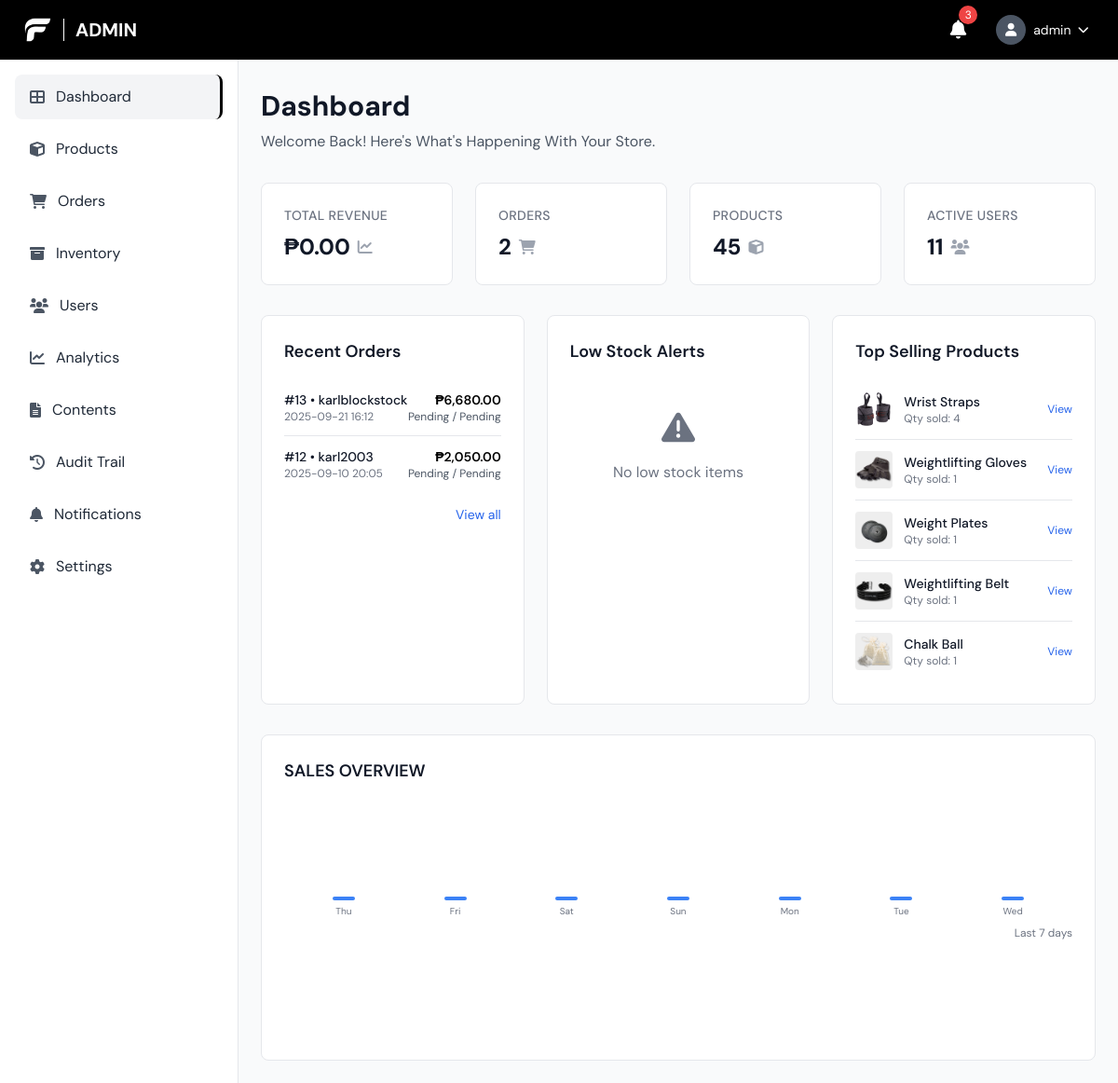
Page /admin/dashboard.php (signed in) on the earlier database version.
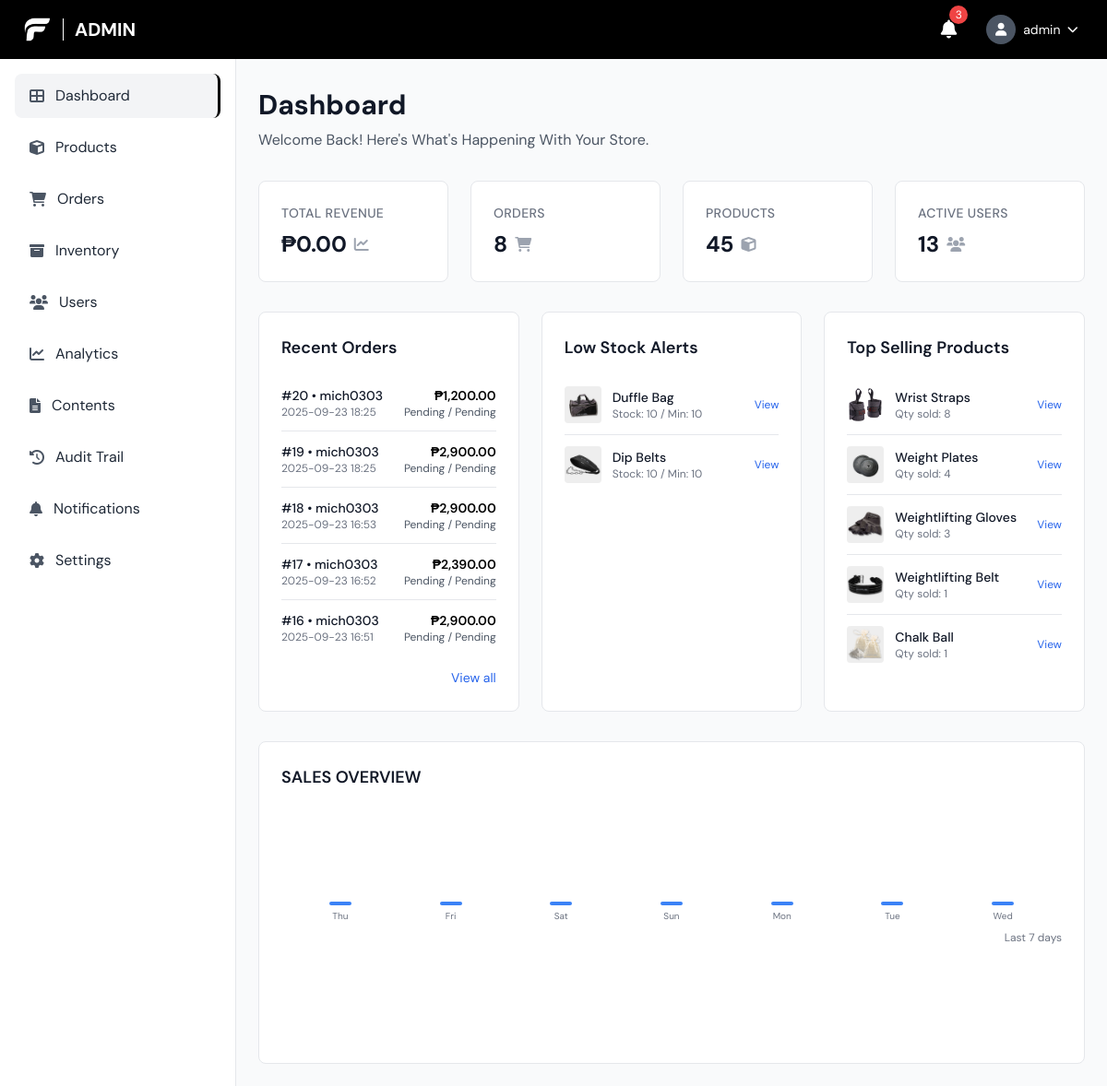
Same page on the later database version.
### tables this page shows
CREATE TABLE `orders` (
  `order_id` bigint(20) UNSIGNED NOT NULL,
  `custom_order_id` varchar(20) DEFAULT NULL,
  `user_id` bigint(20) UNSIGNED NOT NULL,
  `status` enum('pending','processing','shipped','delivered','cancelled','returned','refunded') NOT NULL DEFAULT 'pending',
  `payment_method` varchar(50) DEFAULT NULL,
  `payment_status` enum('pending','paid','refunded','failed') NOT NULL DEFAULT 'pending',
  `shipping_address` text DEFAULT NULL,
  `total_amount` decimal(10,2) NOT NULL DEFAULT 0.00,
  `estimated_delivery_date` date DEFAULT NULL,
  `return_reason` text DEFAULT NULL,
  `refund_amount` decimal(10,2) DEFAULT NULL,
  `stock_deducted` tinyint(1) NOT NULL DEFAULT 0,
  `created_at` timestamp NOT NULL DEFAULT current_timestamp(),
  `updated_at` timestamp NOT NULL DEFAULT current_timestamp() ON UPDATE current_timestamp()
);

CREATE TABLE `users` (
  `user_id` bigint(20) UNSIGNED NOT NULL,
  `username` varchar(100) NOT NULL,
  `email` varchar(150) NOT NULL,
  `phone` varchar(20) DEFAULT NULL,
  `date_of_birth` date DEFAULT NULL,
  `password_hash` varchar(255) DEFAULT NULL,
  `google_id` varchar(255) DEFAULT NULL,
  `role` enum('admin','manager','staff','customer') NOT NULL DEFAULT 'customer',
  `status` enum('active','inactive','suspended') NOT NULL DEFAULT 'active',
  `created_at` timestamp NOT NULL DEFAULT current_timestamp(),
  `updated_at` timestamp NOT NULL DEFAULT current_timestamp() ON UPDATE current_timestamp(),
  `last_login` timestamp NULL DEFAULT NULL,
  `first_name` varchar(100) DEFAULT NULL,
  `last_name` varchar(100) DEFAULT NULL,
  `profile_picture` varchar(255) DEFAULT NULL
);

CREATE TABLE `products` (
  `product_id` bigint(20) UNSIGNED NOT NULL,
  `name` varchar(150) NOT NULL,
  `description` text DEFAULT NULL,
  `price` decimal(10,2) NOT NULL,
  `category_id` bigint(20) UNSIGNED DEFAULT NULL,
  `subcategory_id` bigint(20) UNSIGNED DEFAULT NULL,
  `images` longtext DEFAULT NULL CHECK (json_valid(`images`)),
  `stock_quantity` int(11) NOT NULL DEFAULT 0,
  `status` enum('active','inactive') NOT NULL DEFAULT 'active',
  `is_popular` tinyint(1) NOT NULL DEFAULT 0,
  `is_best_seller` tinyint(1) NOT NULL DEFAULT 0,
  `sale_percentage` int(11) DEFAULT 0,
  `created_at` timestamp NOT NULL DEFAULT current_timestamp(),
  `updated_at` timestamp NOT NULL DEFAULT current_timestamp() ON UPDATE current_timestamp(),
  `min_stock_level` int(11) NOT NULL DEFAULT 10
);

### admin/dashboard.php (the view, shortened to what the changed rows need)
<?php
$pdo = getDBConnection();
$totalRevenue = (float)($pdo->query("SELECT COALESCE(SUM(total_amount),0) FROM orders WHERE payment_status='paid'")->fetchColumn() ?: 0);
$ordersCount = (int)($pdo->query("SELECT COUNT(*) FROM orders")->fetchColumn() ?: 0);
$activeUsersCount = (int)($pdo->query("SELECT COUNT(*) FROM users WHERE status='active'")->fetchColumn() ?: 0);
$recentOrdersStmt = $pdo->query("SELECT o.order_id, o.total_amount, o.status, o.payment_status, o.created_at, u.username
    FROM orders o JOIN users u ON u.user_id = o.user_id
    ORDER BY o.created_at DESC LIMIT 5");
$recentOrders = $recentOrdersStmt->fetchAll();
$lowStockStmt = $pdo->query("SELECT product_id, name, stock_quantity, min_stock_level, images FROM products WHERE stock_quantity <= min_stock_level AND status = 'active' ORDER BY stock_quantity ASC LIMIT 5");
$lowStockItems = $lowStockStmt->fetchAll();
$topSellingStmt = $pdo->query("SELECT p.product_id, p.name, p.images, SUM(oi.quantity) AS qty
    FROM order_items oi JOIN products p ON p.product_id = oi.product_id
    GROUP BY p.product_id, p.name, p.images
    ORDER BY qty DESC
    LIMIT 5");
$topSelling = $topSellingStmt->fetchAll();
$salesMap = [];
$days = [];
for ($i = 6; $i >= 0; $i--) {
	$day = date('Y-m-d', strtotime("-{$i} days"));
	$days[] = [
		'date' => $day,
		'amount' => $salesMap[$day] ?? 0.0
	];
}
?>
<!DOCTYPE html>
<html lang="en">
<head>
    <script src="https://cdn.tailwindcss.com"></script>
    <link href="https://cdnjs.cloudflare.com/ajax/libs/font-awesome/6.0.0/css/all.min.css" rel="stylesheet">
    <link rel="stylesheet" href="../css/style.css">
</head>
<body class="font-body bg-gray-50">
    <header class="bg-black text-white fixed top-0 left-0 right-0 z-50 h-16 flex items-center justify-between px-6">
        <div class="flex items-center space-x-3">
            <h1 class="text-xl font-bold uppercase">Admin</h1>
        </div>
    </header>
    <main class="ml-64 pt-16 pb-6 px-6 pt-24">
        <div class="mb-8">
            <h1 class="text-3xl font-bold text-gray-900 mb-2">Dashboard</h1>
        </div>
        <div class="grid grid-cols-1 md:grid-cols-2 lg:grid-cols-4 gap-6 mb-8">
            <div class="metric-card bg-white rounded-lg p-6">
                <div class="flex items-center justify-between">
                    <div>
                        <div class="flex items-center mt-2">
                            <span class="text-2xl font-bold text-gray-900"><?php echo $ordersCount; ?></span>
                            <i class="fas fa-shopping-cart text-gray-400 ml-2"></i>
                        </div>
                    </div>
                </div>
            </div>
            <div class="metric-card bg-white rounded-lg p-6">
                <div class="flex items-center justify-between">
                    <div>
                        <div class="flex items-center mt-2">
                            <span class="text-2xl font-bold text-gray-900"><?php echo $activeUsersCount; ?></span>
                            <i class="fas fa-users text-gray-400 ml-2"></i>
                        </div>
                    </div>
                </div>
            </div>
        </div>
        <div class="grid grid-cols-1 lg:grid-cols-3 gap-6 mb-8">
            <div class="bg-white rounded-lg border border-gray-200 p-6">
                <?php if (empty($recentOrders)): ?>
                <div class="text-center py-8 text-gray-500"><i class="fas fa-shopping-cart text-4xl mb-4"></i><p>No recent orders</p></div>
                <?php else: ?>
                <ul class="divide-y">
                    <?php foreach ($recentOrders as $ro): ?>
                    <li class="py-3 flex items-center justify-between">
                        <div>
                            <div class="text-sm font-medium text-gray-900">#<?php echo (int)$ro['order_id']; ?> • <?php echo htmlspecialchars($ro['username']); ?></div>
                            <div class="text-xs text-gray-500"><?php echo htmlspecialchars(date('Y-m-d H:i', strtotime($ro['created_at']))); ?></div>
                        </div>
                        <div class="text-right">
                            <div class="text-sm font-semibold">₱<?php echo number_format((float)$ro['total_amount'], 2); ?></div>
                            <div class="text-xs text-gray-600"><?php echo ucfirst($ro['status']); ?> / <?php echo ucfirst($ro['payment_status']); ?></div>
                        </div>
                    </li>
                    <?php endforeach; ?>
                </ul>
                <?php endif; ?>
            </div>
            <div class="bg-white rounded-lg border border-gray-200 p-6">
                <?php if (empty($lowStockItems)): ?>
                <div class="text-center py-8 text-gray-500"><i class="fas fa-exclamation-triangle text-4xl mb-4"></i><p>No low stock items</p></div>
                <?php else: ?>
                <ul class="divide-y">
                    <?php foreach ($lowStockItems as $it): ?>
                    <?php $imgs = json_decode($it['images'] ?: '[]', true); $img = !empty($imgs) ? '../' . $imgs[0] : null; ?>
                    <li class="py-3 flex items-center justify-between">
                        <div class="flex items-center">
                            <?php if ($img): ?><img src="<?php echo htmlspecialchars($img); ?>" class="w-10 h-10 rounded object-cover mr-3"><?php else: ?><div class="w-10 h-10 bg-gray-200 rounded mr-3 flex items-center justify-center"><i class="fas fa-cube text-gray-500"></i></div><?php endif; ?>
                            <div>
                                <div class="text-sm font-medium text-gray-900"><?php echo htmlspecialchars($it['name']); ?></div>
                                <div class="text-xs text-gray-500">Stock: <?php echo (int)$it['stock_quantity']; ?> / Min: <?php echo (int)$it['min_stock_level']; ?></div>
                            </div>
                        </div>
                        <a href="product.php?search=<?php echo urlencode($it['name']); ?>" class="text-xs text-blue-600 hover:underline">View</a>
                    </li>
                    <?php endforeach; ?>
                </ul>
                <?php endif; ?>
            </div>
            <div class="bg-white rounded-lg border border-gray-200 p-6">
                <?php if (empty($topSelling)): ?>
                <div class="text-center py-8 text-gray-500"><i class="fas fa-trophy text-4xl mb-4"></i><p>No sales data available</p></div>
                <?php else: ?>
                <ul class="divide-y">
                    <?php foreach ($topSelling as $tp): ?>
                    <?php $imgs = json_decode($tp['images'] ?: '[]', true); $img = !empty($imgs) ? '../' . $imgs[0] : null; ?>
                    <li class="py-3 flex items-center justify-between">
                        <div class="flex items-center">
                            <?php if ($img): ?><img src="<?php echo htmlspecialchars($img); ?>" class="w-10 h-10 rounded object-cover mr-3"><?php else: ?><div class="w-10 h-10 bg-gray-200 rounded mr-3 flex items-center justify-center"><i class="fas fa-cube text-gray-500"></i></div><?php endif; ?>
                            <div>
                                <div class="text-sm font-medium text-gray-900"><?php echo htmlspecialchars($tp['name']); ?></div>
                                <div class="text-xs text-gray-500">Qty sold: <?php echo (int)$tp['qty']; ?></div>
                            </div>
                        </div>
                        <a href="product.php?search=<?php echo urlencode($tp['name']); ?>" class="text-xs text-blue-600 hover:underline">View</a>
                    </li>
                    <?php endforeach; ?>
                </ul>
                <?php endif; ?>
            </div>
        </div>
        <div class="bg-white rounded-lg border border-gray-200 p-6">
            <div class="h-64 rounded-lg flex items-center justify-center bg-white">
                <div class="w-full">
                    <div class="grid grid-cols-7 gap-2 px-2">
                        <?php foreach ($days as $day): ?>
                        <?php $amt = (float)$day['amount']; $height = min(100, $amt > 0 ? (int)round(($amt / max(1.0, $totalRevenue)) * 100) : 0); ?>
                        <div class="flex flex-col items-center justify-end">
                            <div class="w-6 bg-blue-500 rounded" style="height: <?php echo max(4, $height); ?>px" title="<?php echo htmlspecialchars($day['date']); ?>: ₱<?php echo number_format($amt,2); ?>"></div>
                            <div class="text-[10px] text-gray-500 mt-1"><?php echo date('D', strtotime($day['date'])); ?></div>
                        </div>
                        <?php endforeach; ?>
                    </div>
                </div>
            </div>
        </div>
    </main>
</body>
</html>

Differences in the rows shown:
no longer on this page (row unchanged): orders: order_id "13", user.username "karlblockstock", created_at "2025-09-21 16:12", total_amount "6,680.00", status "Pending", payment_status "Pending"
no longer on this page (row unchanged): orders: order_id "12", user.username "karl2003", created_at "2025-09-10 20:05", total_amount "2,050.00", status "Pending", payment_status "Pending"
added orders: order_id "20", user.username "mich0303", created_at "2025-09-23 18:25", total_amount "1,200.00", status "Pending", payment_status "Pending"
added orders: order_id "19", user.username "mich0303", created_at "2025-09-23 18:25", total_amount "2,900.00", status "Pending", payment_status "Pending"
added orders: order_id "18", user.username "mich0303", created_at "2025-09-23 16:53", total_amount "2,900.00", status "Pending", payment_status "Pending"
added orders: order_id "17", user.username "mich0303", created_at "2025-09-23 16:52", total_amount "2,390.00", status "Pending", payment_status "Pending"
added orders: order_id "16", user.username "mich0303", created_at "2025-09-23 16:51", total_amount "2,900.00", status "Pending", payment_status "Pending"
now on this page (row edited): products: shows a picture, name "Duffle Bag", stock_quantity "10", min_stock_level "10", shown under "Low Stock Alerts"
now on this page (row edited): products: shows a picture, name "Dip Belts", stock_quantity "10", min_stock_level "10", shown under "Low Stock Alerts"
changed products "Wrist Straps": qty "4" → "8"
changed products "Weight Plates": qty "1" → "4"; moves up the list
changed products "Weightlifting Gloves": qty "1" → "3"
Other differences:
$ordersCount: "2" → "8"
$activeUsersCount: "11" → "13"
text no longer shown: "No low stock items"
